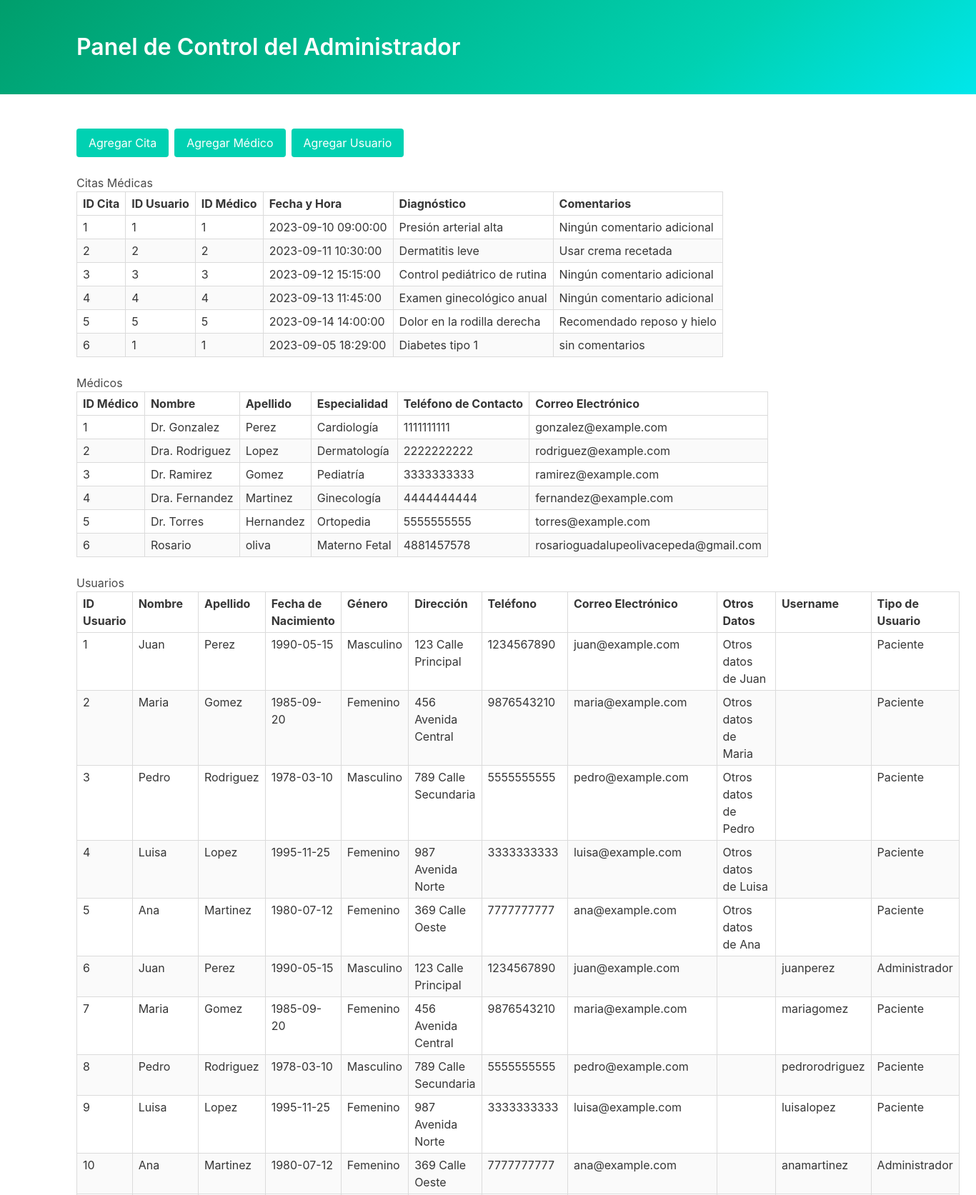
Page /panel_admin.php (upper part) on the committed database.
### tables this page shows
CREATE TABLE `citasmedicas` (
  `ID_Cita` int(11) NOT NULL,
  `ID_Usuario` int(11) DEFAULT NULL,
  `ID_Medico` int(11) DEFAULT NULL,
  `FechaHoraCita` datetime DEFAULT NULL,
  `Diagnostico` text DEFAULT NULL,
  `Comentarios` text DEFAULT NULL
);

CREATE TABLE `medicos` (
  `ID_Medico` int(11) NOT NULL,
  `Nombre` varchar(50) DEFAULT NULL,
  `Apellido` varchar(50) DEFAULT NULL,
  `Especialidad` varchar(100) DEFAULT NULL,
  `TelefonoContacto` varchar(15) DEFAULT NULL,
  `CorreoElectronico` varchar(100) DEFAULT NULL,
  `OtrosDatos` text DEFAULT NULL
);

CREATE TABLE `usuarios` (
  `ID_Usuario` int(11) NOT NULL,
  `Nombre` varchar(50) DEFAULT NULL,
  `Apellido` varchar(50) DEFAULT NULL,
  `FechaNacimiento` date DEFAULT NULL,
  `Genero` varchar(10) DEFAULT NULL,
  `Direccion` varchar(100) DEFAULT NULL,
  `Telefono` varchar(15) DEFAULT NULL,
  `CorreoElectronico` varchar(100) DEFAULT NULL,
  `OtrosDatos` text DEFAULT NULL,
  `Username` varchar(50) DEFAULT NULL,
  `TipoUsuario` enum('Administrador','Paciente') DEFAULT 'Paciente',
  `Contraseña` varchar(255) DEFAULT NULL
);

### panel_admin.php (the view, shortened to what this page needs)
<!DOCTYPE html>
<html>
<head>
    <link rel="stylesheet" href="https://cdnjs.cloudflare.com/ajax/libs/bulma/0.9.3/css/bulma.min.css">
</head>
<body>
    <header class="hero is-primary is-bold">
        <div class="hero-body">
            <div class="container">
                <h1 class="title">
                    Panel de Control del Administrador
                </h1>
            </div>
        </div>
    </header>
    <section class="section">
        <div class="container">
            <div class="buttons">
                <a class="button is-primary" href="agregar_cita.php">Agregar Cita</a>
                <a class="button is-primary" href="agregar_medico.php">Agregar Médico</a>
                <a class="button is-primary" href="agregar_usuario.php">Agregar Usuario</a>
            </div>
            <h2>Citas Médicas</h2>
            <?php
            $servername = "localhost";
            $username = "root";
            $password = "";
            $database = "citas";
            $conn = new mysqli($servername, $username, $password, $database);
            $queryCitas = "SELECT * FROM citasmedicas";
            $resultCitas = $conn->query($queryCitas);
            if ($resultCitas->num_rows > 0) {
                echo '<table class="table is-bordered is-striped is-narrow is-hoverable">';
                echo '<thead><tr><th>ID Cita</th><th>ID Usuario</th><th>ID Médico</th><th>Fecha y Hora</th><th>Diagnóstico</th><th>Comentarios</th></tr></thead>';
                echo '<tbody>';
                while ($cita = $resultCitas->fetch_assoc()) {
                    echo '<tr>';
                    echo '<td>' . $cita['ID_Cita'] . '</td>';
                    echo '<td>' . $cita['ID_Usuario'] . '</td>';
                    echo '<td>' . $cita['ID_Medico'] . '</td>';
                    echo '<td>' . $cita['FechaHoraCita'] . '</td>';
                    echo '<td>' . $cita['Diagnostico'] . '</td>';
                    echo '<td>' . $cita['Comentarios'] . '</td>';
                    echo '</tr>';
                }
                echo '</tbody>';
                echo '</table>';
            } else {
                echo '<p>No hay citas médicas registradas.</p>';
            }
            ?>
            <h2>Médicos</h2>
            <?php
            $conn = new mysqli($servername, $username, $password, $database);
            $queryMedicos = "SELECT * FROM medicos";
            $resultMedicos = $conn->query($queryMedicos);
            if ($resultMedicos->num_rows > 0) {
                echo '<table class="table is-bordered is-striped is-narrow is-hoverable">';
                echo '<thead><tr><th>ID Médico</th><th>Nombre</th><th>Apellido</th><th>Especialidad</th><th>Teléfono de Contacto</th><th>Correo Electrónico</th></tr></thead>';
                echo '<tbody>';
                while ($medico = $resultMedicos->fetch_assoc()) {
                    echo '<tr>';
                    echo '<td>' . $medico['ID_Medico'] . '</td>';
                    echo '<td>' . $medico['Nombre'] . '</td>';
                    echo '<td>' . $medico['Apellido'] . '</td>';
                    echo '<td>' . $medico['Especialidad'] . '</td>';
                    echo '<td>' . $medico['TelefonoContacto'] . '</td>';
                    echo '<td>' . $medico['CorreoElectronico'] . '</td>';
                    echo '</tr>';
                }
                echo '</tbody>';
                echo '</table>';
            } else {
                echo '<p>No hay médicos registrados.</p>';
            }
            ?>
            <h2>Usuarios</h2>
            <?php
            $conn = new mysqli($servername, $username, $password, $database);
            $queryUsuarios = "SELECT * FROM usuarios";
            $resultUsuarios = $conn->query($queryUsuarios);
            if ($resultUsuarios->num_rows > 0) {
                echo '<table class="table is-bordered is-striped is-narrow is-hoverable">';
                echo '<thead><tr><th>ID Usuario</th><th>Nombre</th><th>Apellido</th><th>Fecha de Nacimiento</th><th>Género</th><th>Dirección</th><th>Teléfono</th><th>Correo Electrónico</th><th>Otros Datos</th><th>Username</th><th>Tipo de Usuario</th></tr></thead>';
                echo '<tbody>';
                while ($usuario = $resultUsuarios->fetch_assoc()) {
                    echo '<tr>';
                    echo '<td>' . $usuario['ID_Usuario'] . '</td>';
                    echo '<td>' . $usuario['Nombre'] . '</td>';
                    echo '<td>' . $usuario['Apellido'] . '</td>';
                    echo '<td>' . $usuario['FechaNacimiento'] . '</td>';
                    echo '<td>' . $usuario['Genero'] . '</td>';
                    echo '<td>' . $usuario['Direccion'] . '</td>';
                    echo '<td>' . $usuario['Telefono'] . '</td>';
                    echo '<td>' . $usuario['CorreoElectronico'] . '</td>';
                    echo '<td>' . $usuario['OtrosDatos'] . '</td>';
                    echo '<td>' . $usuario['Username'] . '</td>';
                    echo '<td>' . $usuario['TipoUsuario'] . '</td>';
                    echo '</tr>';
                }
                echo '</tbody>';
                echo '</table>';
            } else {
                echo '<p>No hay usuarios registrados.</p>';
            }
            ?>
        </div>
    </section>
</body>
</html>

### rows in the picture
citasmedicas: ID_Cita "1", ID_Usuario "1", ID_Medico "1", FechaHoraCita "2023-09-10 09:00:00", Diagnostico "Presión arterial alta", Comentarios "Ningún comentario adicional"
citasmedicas: ID_Cita "2", ID_Usuario "2", ID_Medico "2", FechaHoraCita "2023-09-11 10:30:00", Diagnostico "Dermatitis leve", Comentarios "Usar crema recetada"
citasmedicas: ID_Cita "3", ID_Usuario "3", ID_Medico "3", FechaHoraCita "2023-09-12 15:15:00", Diagnostico "Control pediátrico de rutina", Comentarios "Ningún comentario adicional"
citasmedicas: ID_Cita "4", ID_Usuario "4", ID_Medico "4", FechaHoraCita "2023-09-13 11:45:00", Diagnostico "Examen ginecológico anual", Comentarios "Ningún comentario adicional"
citasmedicas: ID_Cita "5", ID_Usuario "5", ID_Medico "5", FechaHoraCita "2023-09-14 14:00:00", Diagnostico "Dolor en la rodilla derecha", Comentarios "Recomendado reposo y hielo"
citasmedicas: ID_Cita "6", ID_Usuario "1", ID_Medico "1", FechaHoraCita "2023-09-05 18:29:00", Diagnostico "Diabetes tipo 1", Comentarios "sin comentarios"
medicos: ID_Medico "1", Nombre "Dr. Gonzalez", Apellido "Perez", Especialidad "Cardiología", TelefonoContacto "1111111111", CorreoElectronico "gonzalez@example.com"
medicos: ID_Medico "2", Nombre "Dra. Rodriguez", Apellido "Lopez", Especialidad "Dermatología", TelefonoContacto "2222222222", CorreoElectronico "rodriguez@example.com"
medicos: ID_Medico "3", Nombre "Dr. Ramirez", Apellido "Gomez", Especialidad "Pediatría", TelefonoContacto "3333333333", CorreoElectronico "ramirez@example.com"
medicos: ID_Medico "4", Nombre "Dra. Fernandez", Apellido "Martinez", Especialidad "Ginecología", TelefonoContacto "4444444444", CorreoElectronico "fernandez@example.com"
medicos: ID_Medico "5", Nombre "Dr. Torres", Apellido "Hernandez", Especialidad "Ortopedia", TelefonoContacto "5555555555", CorreoElectronico "torres@example.com"
medicos: ID_Medico "6", Nombre "Rosario", Apellido "oliva", Especialidad "Materno Fetal", TelefonoContacto "4881457578", CorreoElectronico "rosarioguadalupeolivacepeda@gmail.com"
usuarios: ID_Usuario "1", Nombre "Juan", Apellido "Perez", FechaNacimiento "1990-05-15", Genero "Masculino", Direccion "123 Calle Principal", Telefono "1234567890", CorreoElectronico "juan@example.com", OtrosDatos "Otros datos de Juan", TipoUsuario "Paciente"
usuarios: ID_Usuario "2", Nombre "Maria", Apellido "Gomez", FechaNacimiento "1985-09-20", Genero "Femenino", Direccion "456 Avenida Central", Telefono "9876543210", CorreoElectronico "maria@example.com", OtrosDatos "Otros datos de Maria", TipoUsuario "Paciente"
usuarios: ID_Usuario "3", Nombre "Pedro", Apellido "Rodriguez", FechaNacimiento "1978-03-10", Genero "Masculino", Direccion "789 Calle Secundaria", Telefono "5555555555", CorreoElectronico "pedro@example.com", OtrosDatos "Otros datos de Pedro", TipoUsuario "Paciente"
usuarios: ID_Usuario "4", Nombre "Luisa", Apellido "Lopez", FechaNacimiento "1995-11-25", Genero "Femenino", Direccion "987 Avenida Norte", Telefono "3333333333", CorreoElectronico "luisa@example.com", OtrosDatos "Otros datos de Luisa", TipoUsuario "Paciente"
usuarios: ID_Usuario "5", Nombre "Ana", Apellido "Martinez", FechaNacimiento "1980-07-12", Genero "Femenino", Direccion "369 Calle Oeste", Telefono "7777777777", CorreoElectronico "ana@example.com", OtrosDatos "Otros datos de Ana", TipoUsuario "Paciente"
usuarios: ID_Usuario "6", Nombre "Juan", Apellido "Perez", FechaNacimiento "1990-05-15", Genero "Masculino", Direccion "123 Calle Principal", Telefono "1234567890", CorreoElectronico "juan@example.com", Username "juanperez", TipoUsuario "Administrador"
usuarios: ID_Usuario "7", Nombre "Maria", Apellido "Gomez", FechaNacimiento "1985-09-20", Genero "Femenino", Direccion "456 Avenida Central", Telefono "9876543210", CorreoElectronico "maria@example.com", Username "mariagomez", TipoUsuario "Paciente"
usuarios: ID_Usuario "8", Nombre "Pedro", Apellido "Rodriguez", FechaNacimiento "1978-03-10", Genero "Masculino", Direccion "789 Calle Secundaria", Telefono "5555555555", CorreoElectronico "pedro@example.com", Username "pedrorodriguez", TipoUsuario "Paciente"
usuarios: ID_Usuario "9", Nombre "Luisa", Apellido "Lopez", FechaNacimiento "1995-11-25", Genero "Femenino", Direccion "987 Avenida Norte", Telefono "3333333333", CorreoElectronico "luisa@example.com", Username "luisalopez", TipoUsuario "Paciente"
usuarios: ID_Usuario "10", Nombre "Ana", Apellido "Martinez", FechaNacimiento "1980-07-12", Genero "Femenino", Direccion "369 Calle Oeste", Telefono "7777777777", CorreoElectronico "ana@example.com", Username "anamartinez", TipoUsuario "Administrador"
